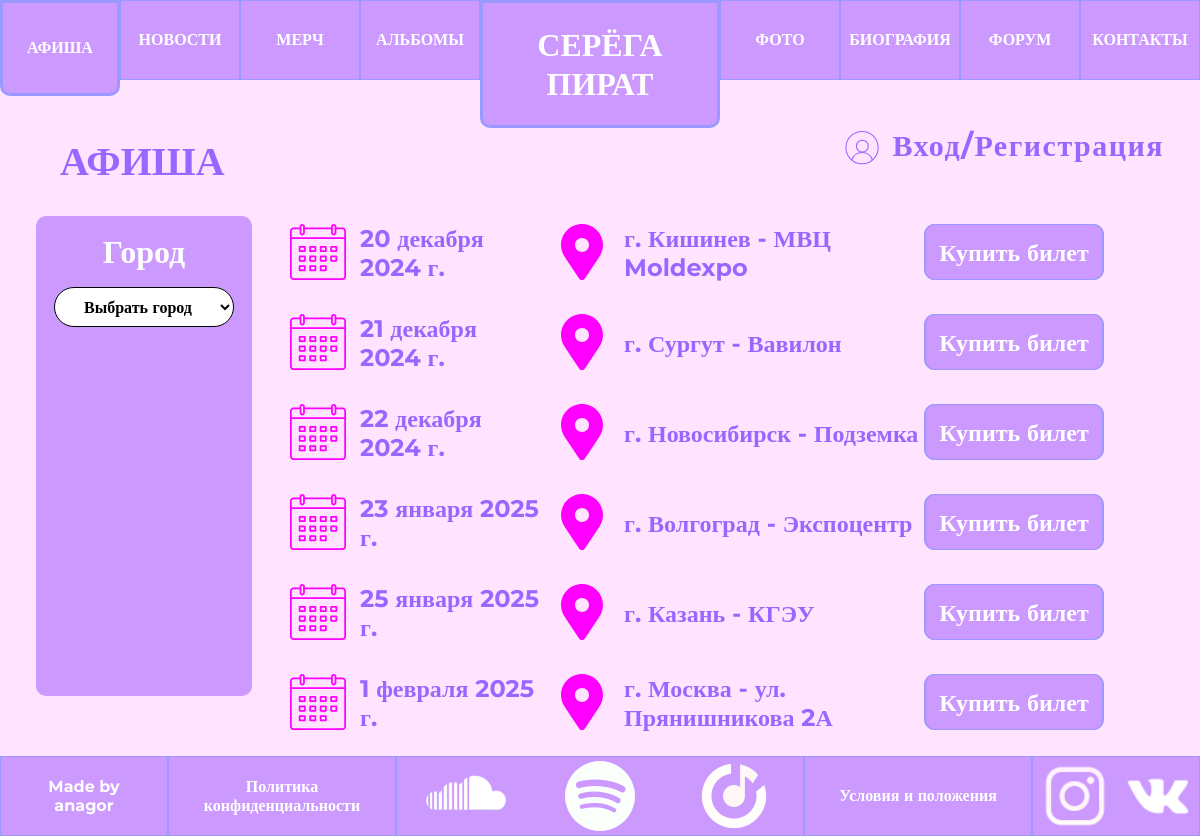
The page /poster/ on the database its author committed.
### poster/models.py (models this page shows, shortened)
class Poster(models.Model):
    city = models.CharField("Город", max_length=50)
    address = models.CharField("Адрес", max_length=100, blank=True)
    date = models.DateField("Дата проведения")
    class Meta:
        verbose_name="Концерт"
        verbose_name_plural="Концерты"

### poster/views.py (the view)
# urls.py: path('poster/', include('poster.urls')),
def poster(request):
    queryset = Poster.objects.order_by('id')
    data = {
        "title": 'Афиша',
        'showprofile': True,
        'now': 'poster',
        'poster': [[obj.id, obj.city, obj.address, obj.date] for obj in queryset],
        'city': set(obj.city for obj in queryset),
    }
    return render(request, 'poster/poster.html', data)

### poster/templates/poster/poster.html (shortened to what this page needs)
{% extends 'main/base.html' %}
{% load static %}
{% block h %}
<h3>АФИША</h3>
{% endblock %}
{% block main %}
<div class="albums_all">
    <div class="albums_points">
        <p>Город</p>
        <select id="yearDropdown">
            <option value="select">Выбрать город</option>
        </select>
    </div>
    <ul class="posters">
        {% for id, c, address, date in poster %}
            <li class="poster" data-year="{{ c }}">
                <img src="{% static 'poster/calendar.svg' %}" alt="calendar">
                <p id="date">{{ date }}</p>
                <img src="{% static 'poster/location.svg' %}" alt="location">
                <p id="city">г. {{ c }} - {{ address }}</p>
                <button><a href="{{id}}">Купить билет</a></button>
            </li>
        {% endfor %}
    </ul>
</div>
{% endblock %}

### main/static/main/css/style.css (style rules this page uses)
* { box-sizing: border-box; margin: 0; padding: 0; font-family: "Montserrat"; }
body { display: flex; flex-direction: column; height: 100dvh; background-color: #FFE3FF; }
h3 { position: fixed; padding-left: 5dvw; padding-top: 5dvh; font-size: 40px; font-weight: 700; line-height: 49px; letter-spacing: 0em; color: #9966FF; }
.albums_all { padding-top: 15dvh; display: flex; }
#yearDropdown { width: 15dvw; height: 5dvh; border-radius: 20px; background-color: #FFF; font-size: 16px; font-weight: 700; line-height: 20px; letter-spacing: 0em; color: #000; text-align: center; border: #000 solid 1px; }
#date { width: 15dvw; }
#city { width: 25dvw; }
.posters { display: flex; flex-direction: column; padding-bottom: 10dvh; width: 98dvw; padding-left: 20dvw; }

### rows shown on the page
Poster: poster "20 декабря 2024 г.", poster "Кишинев", poster "МВЦ Moldexpo"
Poster: poster "21 декабря 2024 г.", poster "Сургут", poster "Вавилон"
Poster: poster "22 декабря 2024 г.", poster "Новосибирск", poster "Подземка"
Poster: poster "23 января 2025 г.", poster "Волгоград", poster "Экспоцентр"
Poster: poster "25 января 2025 г.", poster "Казань", poster "КГЭУ"
Poster: poster "1 февраля 2025 г.", poster "Москва", poster "ул. Прянишникова 2А"
